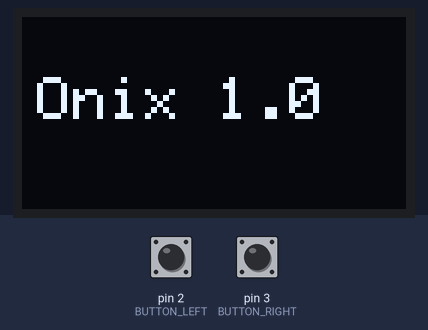
Bench run of a sketch on a simulated Arduino Uno, built with avr-gcc and run on an emulated ATmega328P. Parts: 128×64 one-colour display. The test bench sets the inputs (shaded band); at power-on: pin 3 (BUTTON_RIGHT) HIGH, pin 2 (BUTTON_LEFT) HIGH.

Above: at 4.1 s.
At 6.3 s:
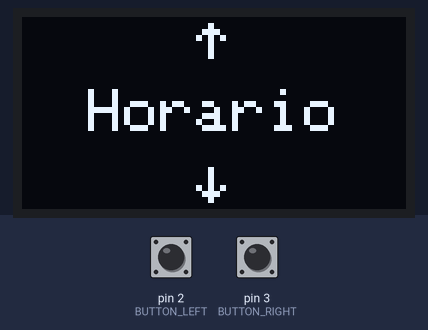
6.4 s: pin 3 (BUTTON_RIGHT) pulled LOW for 3.2 s
At 10.3 s:
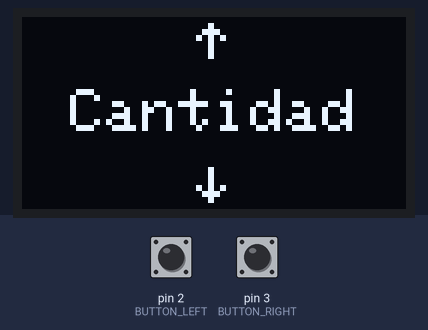
11.1 s: pin 3 (BUTTON_RIGHT) pulled LOW for 0.2 s
At 12.7 s:
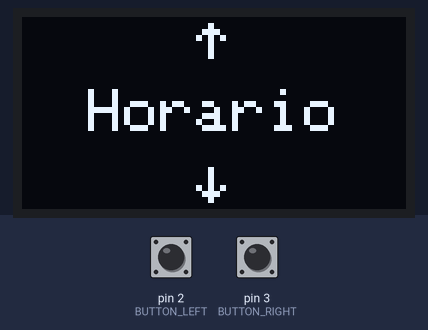
Timing chart, 0 to 13.8 s (numbered marks = the images above; inputs shaded):
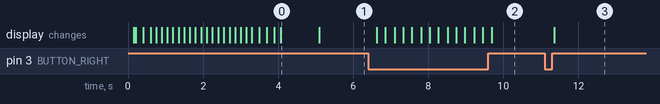

The sketch:

onix.ino
```cpp
#include <Arduino.h>
#include <Wire.h>
#include <Adafruit_GFX.h>
#include <Adafruit_SSD1306.h>
#include "animacion.h"

#define SCREEN_WIDTH 128
#define SCREEN_HEIGHT 64
#define OLED_RESET    -1

Adafruit_SSD1306 display(SCREEN_WIDTH, SCREEN_HEIGHT, &Wire, OLED_RESET);

#define BUTTON_LEFT 2
#define BUTTON_RIGHT 3
#define BUTTON_SELECT 6
bool enSubMenuVeces = false;

// Variable que almacena la cantidad de veces al día (rango de 1 a 5)
int vecesAlDia = 1;
int submenuTiempoIndex = 0;  // 0: título, 1: explicación, 2: selección veces
const int submenuTiempoTotal = 3; // Total de pantallas dentro del menú

enum MenuState {
  MENU_TIEMPO,
  MENU_NOMBRE,
  MENU_COMIDA,
  MENU_TOTAL
};

MenuState menuActual = MENU_TIEMPO;

void controlarBotonSelect() {
  if (digitalRead(BUTTON_SELECT) == LOW) {
    if (menuActual == MENU_TIEMPO) {
      submenuTiempoIndex = (submenuTiempoIndex + 1) % submenuTiempoTotal;
      delay(200);
    }
  }
}

void mostrarMenu() {
  display.clearDisplay();
  display.setTextSize(2);
  display.setTextColor(SSD1306_WHITE);
  display.setCursor(10, 10);

switch (menuActual) {

 case MENU_TIEMPO:

    display.setTextSize(1);
    display.setCursor(0, 0);

if (submenuTiempoIndex == 0) {
  display.clearDisplay();  // Borra la pantalla

  // Flecha hacia arriba (parte super
  display.setTextSize(2);
  display.setCursor((128 - 12) / 2, 0); //
  display.print((char)24); //↑

  display.setTextSize(2);
  int16_t x1, y1;
  uint16_t w, h;
  display.getTextBounds("Horario", 0, 0, &x1, &y1, &w, &h);
  display.setCursor((128 - w) / 2, (64 - h) / 2);
  display.print("Horario");

  // Flecha hacia abajo (parte inferior)
  display.setTextSize(2);
  display.setCursor((128 - 12) / 2, 64 - 16);
  display.print((char)25); // ↓

  display.display();
}


    else if (submenuTiempoIndex == 1) {
      display.setTextSize(1);
      display.setCursor(10, 35);
      display.println("Elija cantidad de");
      display.setCursor(10, 45);
      display.println("veces al dia (01 - 05)");

    } else if (submenuTiempoIndex == 2) {
      display.setTextSize(1);
      display.setCursor(10, 20);
      display.println("veces al dia:");
      display.setTextSize(2);
      display.setCursor(50, 40);
      display.println(vecesAlDia);
    }

    break;


    case MENU_COMIDA:
  display.clearDisplay();  // Borra la pantalla

  // Flecha hacia arriba (parte super
  display.setTextSize(2);
  display.setCursor((128 - 12) / 2, 0); //
  display.print((char)24); //↑

  display.setTextSize(2);
  int16_t x1, y1;
  uint16_t w, h;
  display.getTextBounds("Cantidad", 0, 0, &x1, &y1, &w, &h);
  display.setCursor((128 - w) / 2, (64 - h) / 2);
  display.print("Cantidad");

  // Flecha hacia abajo (parte inferior)
  display.setTextSize(2);
  display.setCursor((128 - 12) / 2, 64 - 16);
  display.print((char)25); // ↓
  }


  display.display();

}

void setup() {
  Serial.begin(115200);
  delay(100);

  // ¡Ya no usamos Wire.setSDA ni setSCL!
  Wire.begin();

  if (!display.begin(SSD1306_SWITCHCAPVCC, 0x3C)) {
    Serial.println(F("No se detecta la pantalla OLED"));
    while (true);
  }

  display.clearDisplay();
  display.setTextSize(1);
  display.setTextColor(SSD1306_WHITE);
  display.setCursor(0, 0);
  display.display();

  pinMode(BUTTON_LEFT, INPUT_PULLUP);
  pinMode(BUTTON_RIGHT, INPUT_PULLUP);
}

void loop() {
  static bool animacionHecha = false;

  if (!animacionHecha) {
    for (int i = 0; i < NUM_BITMAPS; i++) {
      display.clearDisplay();
      display.drawBitmap(0, 0, animacionBitmaps[i], 128, 64, SSD1306_WHITE);
      display.display();
      delay(animacionDelays[i]);
    }
    animacionHecha = true;

    display.clearDisplay();
    display.setTextSize(2.5);
    display.setTextColor(SSD1306_WHITE);
    display.setCursor(5, 20);
    display.println("Onix 1.0");
    display.display();
    delay(1000);
  } else {


    mostrarMenu();

    // Navegación con botones
    if (digitalRead(BUTTON_RIGHT) == LOW) {
      menuActual = (MenuState)((menuActual + 1) % MENU_TOTAL);
      delay(200);
    }
    if (digitalRead(BUTTON_LEFT) == LOW) {
      menuActual = (MenuState)((menuActual - 1 + MENU_TOTAL) % MENU_TOTAL);
      delay(200);


    }
  }
}
```

Source omitted: animacion.h (data table, 185216 bytes)

Measured:
- after the input at 6.4 s, the display: first changes after 0.23 s (image 2 shows a later state)
- after the input at 11.1 s, the display: changes after 0.25 s (image 3)
- what the display in image 0 shows lasts 1.0 s, from 4.1 s to 5.1 s
